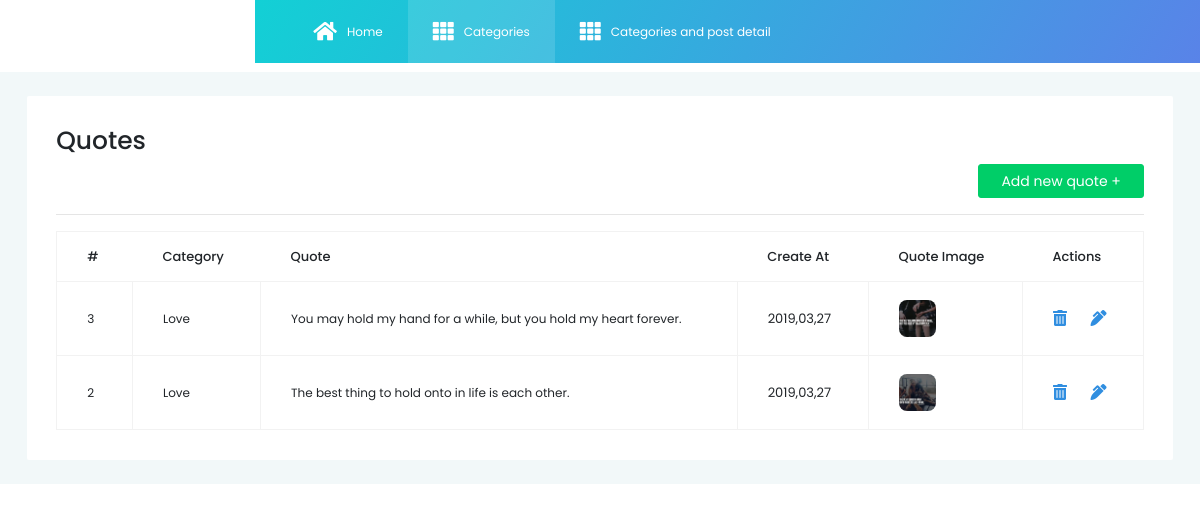
Before: / with the older database file.
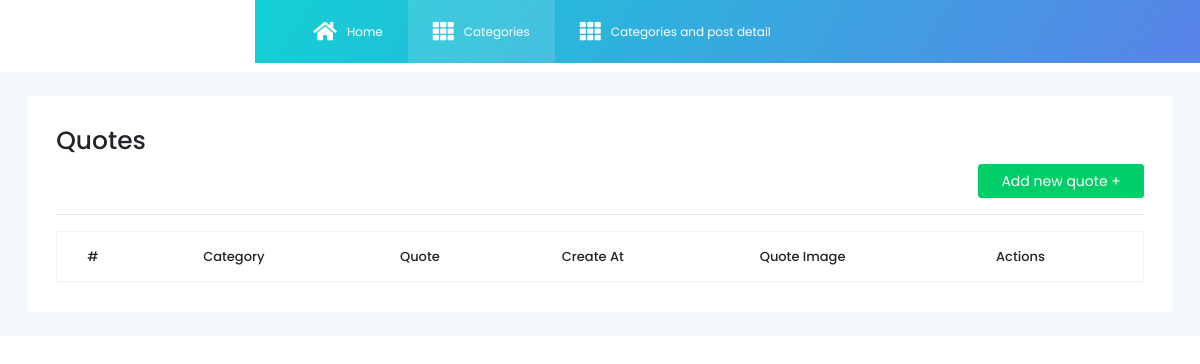
After: the same page with the newer database file.
### quotes/models.py (models this page shows, shortened)
class Quotes(db.Model):
    id = db.Column(db.Integer, primary_key=True)
    quote = db.Column(db.String(100))
    quote_by = db.Column(db.String(100), default='')
    language = db.Column(db.String(100), default='en')
    color_code = db.Column(db.String(100), default='#ffffff')
    font_family = db.Column(db.String(100), default='default')
    is_active = db.Column(db.Boolean(), default=True)
    created_at = db.Column(db.DateTime(), default=datetime.utcnow())
    updated_at = db.Column(db.DateTime(), default=datetime.utcnow())
    image_file = db.Column(db.String(60), default='default.jpg')
    category_id = db.Column(db.String(100), db.ForeignKey('categories.category_name'))

### quotes/main/routes.py (the view)
@main.route('/', methods=['GET', 'POST'])
def home():
    page = request.args.get('page', 1, type=int)
    quote = Quotes.query.order_by(Quotes.created_at.desc(), Quotes.updated_at.asc()).paginate(page=page, per_page=8)
    image_file = url_for('static', filename='images/')
    return render_template('homw2.html', quote=quote, title='Home', image_file=image_file)

### quotes/template/homw2.html (shortened to what this page needs)
{% extends 'layout.html' %}
{% block content %}
<form action="" method="post" enctype="multipart/form-data">
    <div class="col-lg-12 grid-margin stretch-card content-wrapper">
        <div class="card">
            <div class="card-body">
                <h3>Quotes</h3>
                <div style="text-align: right">
                    <a href="{{ url_for('quote.add_new_quote')}}" class="btn btn-success">
                        Add new quote +
                    </a>
                </div>
                <hr>
                <div class="table-responsive">
                    <table class="table table-bordered">
                        <thead>
                        <tr>
                            <th>
                                #
                            </th>
                            <th>
                                Category
                            </th>
                            <th>
                                Quote
                            </th>
                            <th>
                                Create At
                            </th>
                            <th>
                                Quote Image
                            </th>
                            <th>
                                Actions
                            </th>
                        </tr>
                        </thead>
                        <tbody>
                        {% for que in quote.items %}
                        <tr>
                            <td>
                                <small class="">{{ que.id }}</small>
                            </td>
                            <td>
                                <small>{{ que.category_id }}</small>
                            </td>
                            <td>
                                <small>{{ que.quote }}</small>
                            </td>
                            <td>
                                {{ que.created_at.strftime('%Y,%m,%d')}}
                            </td>
                            <td>
                                <img src="{{url_for('static', filename='images/' + que.image_file)}}"
                                     class="rounded profile-image">
                            </td>
                            <td>
                                <a href="" data-toggle="modal" data-target="#alertModal"><i class="fas fa-trash-alt"
                                                                                            style="font-size: medium; padding-right: 10px; color: #308ee0;"></i></a>
                                <a href="{{ url_for('quote.update_byID', quote_id=que.id)}}"><i class="fas fa-pen-alt"
                                                                                                style="font-size: medium; padding-left: 10px; color: #308ee0;"></i></a>
                            </td>
                        </tr>
                        {% endfor %}
                        </tbody>
                    </table>
                </div>
            </div>
        </div>
    </div>
</form>
{% endblock %}

Changed rows visible on the page:
removed Quotes: id "3", category_id "Love", quote "You may hold my hand for a while, but you hold my heart forever.", created_at "2019,03,27", image_file (picture)
removed Quotes: id "2", category_id "Love", quote "The best thing to hold onto in life is each other.", created_at "2019,03,27", image_file (picture)
